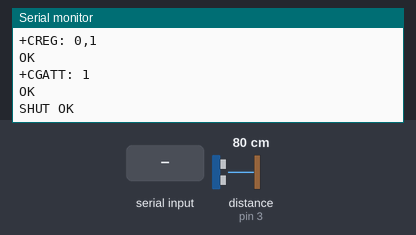
The sketch below on a simulated Arduino Uno, built with avr-gcc and run on an emulated ATmega328P. Parts: the last lines printed to the serial monitor. The test bench sets the inputs (shaded band); at power-on: distance to the obstacle (sensor on pin 3) 80 cm. The echo pulse lasts 58.3 µs per cm; the modem accepts every AT command (registered, SIM ready, sends succeed) and sends nothing else.

Above: at 2.2 s.
2.3 s: "1" received over the second serial link
At 3.7 s:
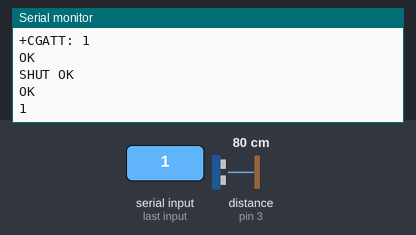
4.3 s: "0" received over the second serial link
At 7.2 s:
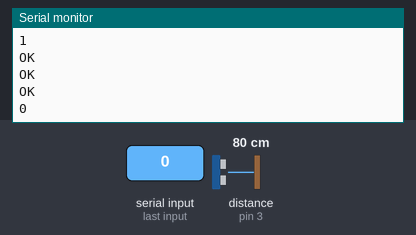

Measured:
- after the input at 2.3 s, the serial monitor: prints a new line after 0.57 s (image 1)
- after the input at 4.3 s, the serial monitor: prints a new line after 1.8 s (image 2)

The sketch:

code_arduino.ino
```cpp
#include <SoftwareSerial.h>
#include <NewPing.h>


SoftwareSerial gsmSerial(7, 8); // TX = pin7 , RX= pin 8

int pinTrig = 2; // pin 2 TRIG capteur
int pinEcho = 3; // pin 3 ECHO capteur
int pourcentage = 0; // initialisation
long temps;
float distance;
NewPing sonar(pinTrig, pinEcho, 400);   //distance max du capteur 4m(datasheet)

// Initialiser la communication série
void setup() {
  gsmSerial.begin(9600);   //vitesse de transmission a envoyer au sim900A
  Serial.begin(9600);     // vitesse d'affichage du moniteur
  delay(1000);
}

// Boucle principale
void loop() {

  temps = sonar.ping(); // calcul du temps entre l'emission et la recepetion


    distance = (temps * 0.0343) / 2;  // Calcul de la distance en cm

    if (distance <= 30) {
      pourcentage = 100;  // Poubelle remplie (distance < 30 cm)
    } else if (distance >= 400) {
      pourcentage = 0;    // Poubelle vide (distance > 400 cm)
    } else {
      pourcentage = 100 - ((distance - 30) * 100.0 / (400 - 30)); // calcul pourcentage entre 0 et 100%
    }

    Serial.print("Remplissage: ");
    Serial.print(pourcentage);  //affichage valeur
    Serial.println(" %");

    // Envoi du pourcentage à ThingSpeak
    ConnexionServeur();
    Envoie(pourcentage);// envoie pourcentage a ThingSpeak
    Fin_de_transmission();


  delay(2000);  // envoie 1 donnée chaque minute
}

// Fonctions AT et HTTP
void ShowSerialData() {
  while (gsmSerial.available()) {
    Serial.write(gsmSerial.read());
  }
}

void ConnexionServeur() {
  gsmSerial.println("AT");
  delay(200);
  ShowSerialData();

  gsmSerial.println("AT+CREG?");
  delay(200);
  ShowSerialData();

  gsmSerial.println("AT+CGATT?");
  delay(200);
  ShowSerialData();

  gsmSerial.println("AT+CIPSHUT");
  delay(200);
  ShowSerialData(); // reset IP
  gsmSerial.println("AT+CIPSTATUS");
  delay(1000);
  ShowSerialData();

  gsmSerial.println("AT+CIPMUX=0");
  delay(1000);
  ShowSerialData(); // single IP

  gsmSerial.println("AT+CSTT=\"internet.orange.ma\""); // APN de l'opérateur
  delay(200);
  ShowSerialData();

  gsmSerial.println("AT+CIICR");
  delay(2000);
  ShowSerialData(); // bring up wireless

  gsmSerial.println("AT+CIFSR");
  delay(2000);
  ShowSerialData(); // get IP

  gsmSerial.println("AT+CIPSPRT=0");
  delay(1000);
  ShowSerialData(); // disable prompt

  gsmSerial.println("AT+CIPSTART=\"TCP\",\"api.thingspeak.com\",\"80\""); // Connexion GPRS
  delay(2000);
  ShowSerialData();

  gsmSerial.println("AT+CIPSEND");
  delay(2000);
  ShowSerialData(); // Passer en mode d'envoi
}

void Envoie(int data) {
  String str  = "GET /update?api_key=UFKASL6BMIRIASRA";
  str        += "&field1=";
  str        += String(data);
  str        += " HTTP/1.0\r\nHost: api.thingspeak.com\r\n\r\n";

  gsmSerial.println(str);   // Envoi de la requête
  delay(2000);
  ShowSerialData();

  gsmSerial.write((char)26);
  delay(4000);
  ShowSerialData();
  gsmSerial.println();
}

void Fin_de_transmission() {
  gsmSerial.println("AT+CIPCLOSE");   // Ferme la connexion
  delay(1000); ShowSerialData();
  gsmSerial.println("AT+CIPSHUT");    // Libère le contexte
  delay(1000); ShowSerialData();
   gsmSerial.println("AT+CSCLK=1");  //mode veille
   delay(60000);
   gsmSerial.println("AT+CSCLK=0");//reveiller
}
```
